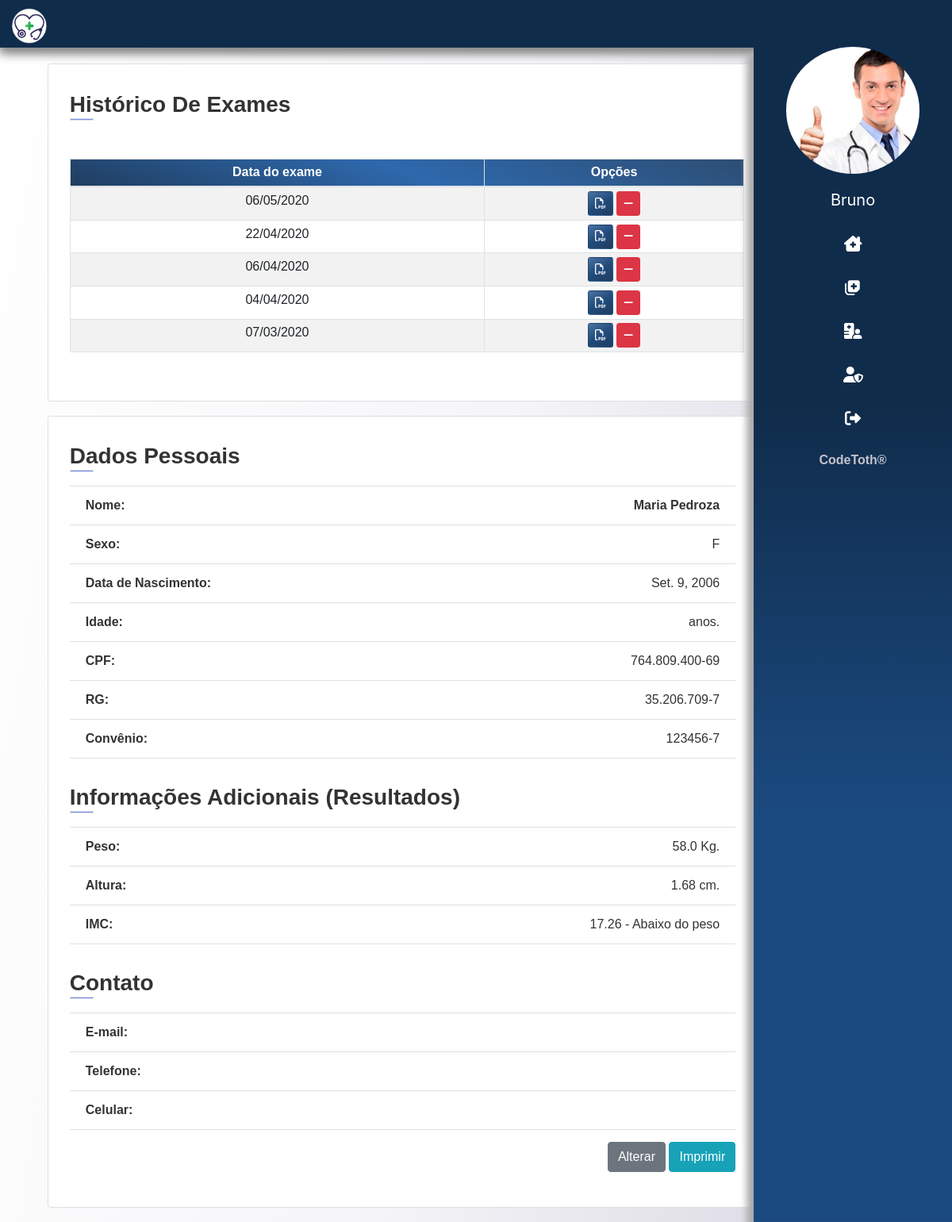
The app's page /pacientes/paciente/2 (signed in), older data.
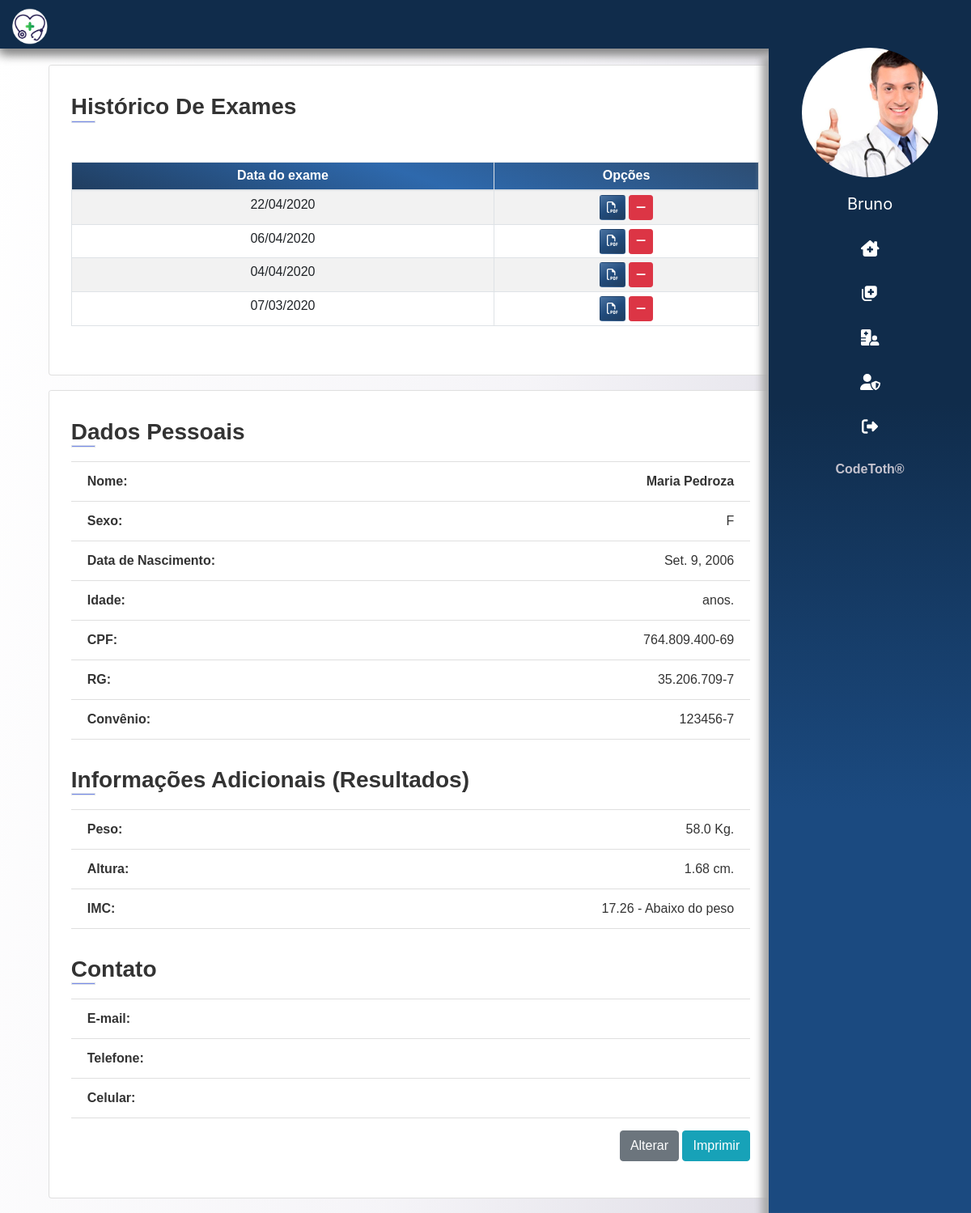
The same page, newer data.
### app/exames/models.py (models this page shows)
class Exame_Resultado(models.Model):
    paciente = models.ForeignKey(Paciente, on_delete=models.CASCADE)
    data_exame = models.DateField()
    glicose = models.FloatField(max_length=15)
    ldl = models.FloatField(max_length=15)
    hdl = models.FloatField(max_length=15)
    triglicerides = models.FloatField(max_length=15)
    colesterol = models.FloatField(max_length=15)
    vldl = models.FloatField(max_length=15)
    pdf = models.FileField(upload_to=f'pdf/', blank=True)

### app/paciente/views.py (the view)
# urls.py: path('paciente/<int:paciente_id>', detalhe, name='det_paciente'),
@login_required(login_url='login')
def detalhe(request, paciente_id):
    paciente = get_object_or_404(Paciente, id=paciente_id)
    imc = calculo_imc(paciente.peso, paciente.altura)
    paciente.imc = imc
    dados = get_dados(request)
    exames = Exame_Resultado.objects.filter(paciente=paciente).order_by('data_exame').reverse()
    if len(exames) > 0:
        paginator = Paginator(exames, 5)
        page = request.GET.get('page')
        exames_por_pagina = paginator.get_page(page)
        dados['exames'] = exames_por_pagina
    dados['paciente'] = paciente
    return render(request, 'paciente/det_paciente.html', dados)

### templates/paciente/det_paciente.html
{% extends 'base.html' %}
{% load static %}
{% block content %}
<main>
	<section class="container-fluid ">
		<div class="container">
			<div class="col-lg-10 mt-x">
				{% include 'partials/_det_paciente.html' %}
			</div>
		</div>
	</section>
</main>
{% endblock %}

### templates/partials/_det_paciente.html (shortened to what this page needs)
{% extends 'base.html' %}
{% load static %}
{% block content %}
{% if tipo == 1 %}
<section id="exames">
  <div class="card">
    <div class="info-section pr-3">
      <h3> Histórico de exames <div class="border mb-5"></div>
      </h3>
      <table class="table table-sm table-bordered table-striped text-center">
        <thead class="colorCustom ">
          <tr>
            <th scope="col">Data do exame</th>
            <th scope="col">Opções</th>
        </thead>
        <tbody>
          {% for exame in exames %}
          <tr>
            <td>
              {{ exame.data_exame|date:'d/m/Y'}}
            </td>
            <td>
              <a href="#" class="btn btn-sm btnCustom" data-toggle="modal" data-target="#exame{{exame.id}}">
                <i class="far fa-file-pdf"></i></i> </a>
              <a href="{% url 'del-exame' exame.id  %}" class="btn btn-danger btn-sm "> <i class="fas fa-minus"></i>
              </a>
            </td>
          </tr>
          {% endfor %}
        </tbody>
      </table>
    </div>
  </div>
</section>
{% endif%}
<div class="card">
  <div class="info-section">
    <h3> Dados Pessoais
      <div class="border"></div>
    </h3>
    <ul class="list-group list-group-flush mb-3  info">
      <li class="list-group-item">Nome:
        <span style="font-weight: 700;"> {{ paciente.nome}}
        </span>
      </li>
      <li class="list-group-item">Sexo:
        <span> {{ paciente.sexo}}
        </span>
      </li>
      <li class="list-group-item">Data de Nascimento:
        <span> {{ paciente.data_nascimento}}
        </span>
      </li>
      <li class="list-group-item">Idade:
        <span> {{ paciente.idade}} anos.
        </span>
      </li>
      <li class="list-group-item">CPF:
        <span> {{ paciente.cpf}}
        </span>
      </li>
      <li class="list-group-item">RG:
        <span> {{ paciente.rg}}
        </span>
      </li>
      <li class="list-group-item">Convênio:
        <span> {{ paciente.carteira_convenio}}
        </span>
      </li>
    </ul>
    {% if tipo == 1 %}
    <h3> Informações adicionais (Resultados)
      <div class="border"></div>
    </h3>
    <ul class="list-group list-group-flush info">
      <li class="list-group-item">Peso:
        <span> {{ paciente.peso}} Kg.
        </span>
      </li>
      <li class="list-group-item">Altura:
        <span> {{ paciente.altura}} cm.
        </span>
      </li>
      <li class="list-group-item">IMC:
        <span> {{ paciente.imc}}
        </span>
      </li>
    </ul>
    {% endif %}
    <h3> Contato
      <div class="border"></div>
    </h3>
    <ul class="list-group list-group-flush info">
      <li class="list-group-item">E-mail:
      </li>
      <li class="list-group-item">Telefone:
      </li>
      <li class="list-group-item">Celular:
      </li>
    </ul>
    <ul class="list-group list-group-flush info mt-3" style="float: right;">
      <li>
        <a href="{% url 'altera_paciente' paciente.id %}" type="button" class="btn btn-secondary"
          style="color: #fff;">Alterar</a>
        <button class="btn btn-info">Imprimir</button>
      </li>
    </ul>
  </div>
</div>
{% endblock %}

Row changes from the older to the newer data that the page shows:
removed Exame_Resultado: data_exame "06/05/2020"
